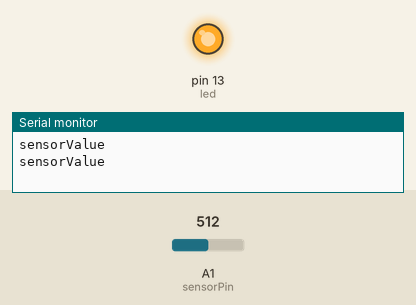
A sketch run on a simulated Arduino Uno, built with avr-gcc and run on an emulated ATmega328P. Parts: output pins drawn as LEDs (lit = HIGH), the last lines printed to the serial monitor. The inputs (shaded band) are chosen by the test bench; at power-on: A1 (sensorPin) = 512.

Above: at 2.8 s.
2.9 s: A1 (sensorPin) set to 316
4.4 s: A1 (sensorPin) set to 289
At 5.8 s:
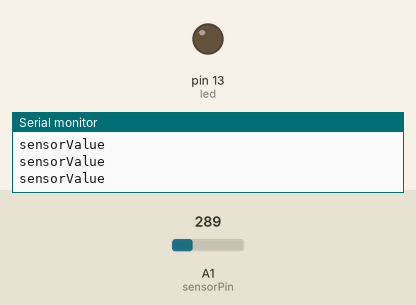
6.5 s: A1 (sensorPin) set to 486
8.2 s: A1 (sensorPin) set to 507
At 10.1 s:
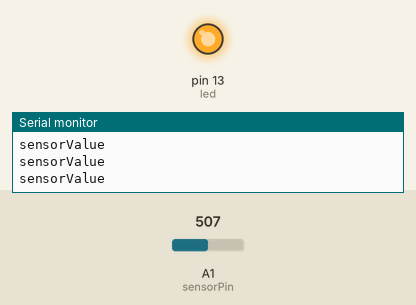
10.5 s: A1 (sensorPin) set to 290
At 11.6 s:
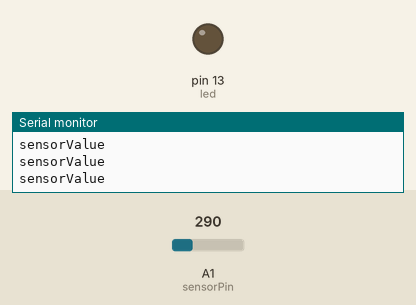
Timing chart, 0 to 13.5 s (numbered marks = the images above; inputs shaded):
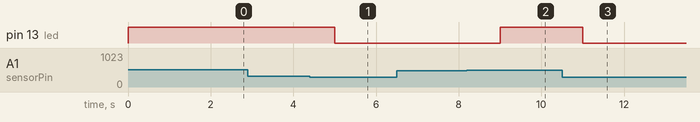

The sketch:

Sencored.ino
```cpp
int sensorPin = A1;
int sensorValue = 0;
int led = 13;
boolean flag = false;

void setup() {
 Serial.begin(9600);
 pinMode(sensorPin, INPUT);
 pinMode(led, OUTPUT);
}

void loop() {

 sensorValue = analogRead(sensorPin);
 Serial.println("sensorValue");
 if ( ( sensorValue>=500) && ( flag == false) )
 {
 digitalWrite(led, HIGH);
 flag= true;
 delay(1000);
 }
 if ( ( sensorValue<=300) && ( flag == true) )
 {
 digitalWrite(led, LOW);
 flag= false;
 delay (1000);
 }

 delay(1000);
}
```

Measured:
- the behaviour switches between 301 and 300 on A1 (sensorPin) (found by bisection; images 0 and 1)
- the behaviour switches between 499 and 500 on A1 (sensorPin) (found by bisection; images 1 and 2)
- after the input at 4.4 s, pin 13 (led): HIGH → LOW after 0.60 s
- after the input at 8.2 s, pin 13 (led): LOW → HIGH after 0.80 s
- after the input at 10.5 s, pin 13 (led): HIGH → LOW after 0.50 s
